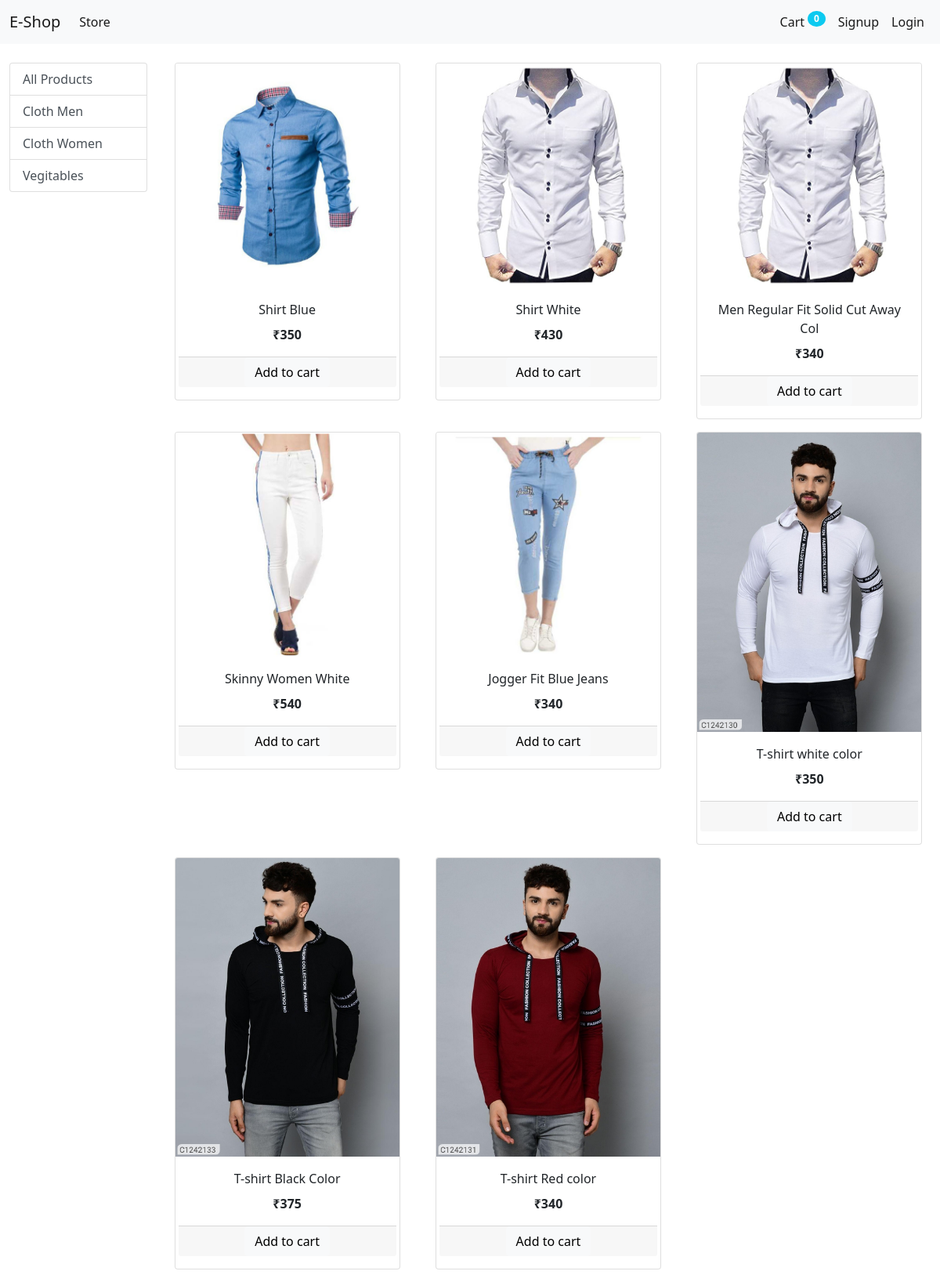
The page / on the database its author committed.
### store/models/category.py (models this page shows, shortened)
class Category(models.Model):
    name = models.CharField(max_length=20)
    @staticmethod
    def get_all_categories():
        return Category.objects.all()

### store/models/product.py (models this page shows, shortened)
class Product(models.Model):
    name = models.CharField(max_length=50)
    price = models.IntegerField(default=0)
    category = models.ForeignKey(Category, on_delete=models.CASCADE, default=1)
    description = models.CharField(max_length=200, default='', null=True, blank=True)
    image = models.ImageField(upload_to='product_img/')
    @staticmethod
    def get_all_product():
        return Product.objects.all()
    def __str__(self):
        return self.name

### store/views/home.py (the view, shortened to what this page needs)
# urls.py: path('', Index.as_view(), name ='homepage'),
class Index(View):
    def get(self, request):
        cart = request.session.get('cart')
        if not cart:
            request.session['cart'] = {}
        products = None
        categories = Category.get_all_categories()
        categoryID = request.GET.get('category')
        if categoryID:
            products = Product.get_product_by_categoryid(categoryID)
        else:
            products = Product.get_all_product()
        data = {}
        data['products'] = products
        data['categories'] = categories
        print(request.session.get('customer_email'))
        return render(request, 'index.html', data)

### store/templatetags/cart.py (called while the page is built)
@register.filter(name = "is_in_cart")
def is_in_cart(product, cart):
    keys = cart.keys()
    for id in keys:
        if int(id) == product.id:
            return True
            print(type(id))
    print(product, cart)
    return False

### store/templatetags/custom_filter.py (called while the page is built)
@register.filter(name="currency")
def currency(number):
    return "₹" + str(number)

### store/templates/index.html (shortened to what this page needs)
{% extends 'base.html' %}
{% block content %}
{% load cart %}
{% load custom_filter %}
<div class="container-fluid mt-4">
  <div class="row justify-content-center">
    <div class="col-lg-2">
      <div class="list-group">
        <a href="/" class="list-group-item list-group-item-action" aria-current="true">
          All Products
        </a>
        {% for category in categories %}
        <a href="/?category={{category.id}}" class="list-group-item list-group-item-action" aria-current="true">
          {{category.name}}
        </a>
        {% endfor %}
      </div>
    </div>
    <div id="products" class="col-lg-10">
      <div class="row text-center">
        {% for product in products %}
        <div class="col-md-4">
          <div id="{{product.id}}" class="card mb-3 mx-auto" style="width: 18rem;">
            <img src="{{product.image.url}}" class="card-img-top" alt="...">
            <div class="card-body">
              <p class="card-title">{{product.name}}</p>
              <p class="card-text"><b>{{product.price|currency}}</b></p>
              <div class="card-footer p-0 row no-gutters">
                {% if product|is_in_cart:request.session.cart %}
                <form class="col-2" action="/#{{product.id}}" method="post">
                  {% csrf_token %}
                  <input type="text" hidden name="product" value="{{product.id}}">
                  <input type="text" hidden name="remove" value="True">
                  <input class="btn btn-block btn-secondary" type="submit" value="-">
                </form>
                <div class="text-center col">{{product|cart_quantity:request.session.cart}} in cart
                </div>
                <form class="col-2" action="/#{{product.id}}" method="post">
                  {% csrf_token %}
                  <input type="text" hidden name="product" value="{{product.id}}">
                  <input class="btn btn-block btn-secondary" type="submit" value="+">
                </form>
                {% else %}
                <form action="/#{{product.id}}" method="POST">
                  <input type="submit" class="btn btn-light btn-small" value="Add to cart">
                </form>
                {% endif %}
              </div>
            </div>
          </div>
        </div>
        {% endfor %}
      </div>
    </div>
  </div>
</div>
{% endblock %}

### store/templates/base.html (shortened to what this page needs)
<!doctype html>
<html lang="en">
  <head>
    <link href="https://cdn.jsdelivr.net/npm/bootstrap@5.0.0-beta1/dist/css/bootstrap.min.css" rel="stylesheet">
  </head>
  <body>
    <nav class="navbar navbar-expand-lg navbar-light bg-light">
      <div class="container-fluid">
        <a class="navbar-brand" href="/">E-Shop</a>
        <div class="collapse navbar-collapse" id="navbarSupportedContent">
          <ul class="navbar-nav me-auto mb-2 mb-lg-0">
            <li class="nav-item">
              <a class="nav-link active" aria-current="page" href="#">Store</a>
            </li>
          </ul>
          <ul class="navbar-nav mb-2 mb-lg-0">
          <li class="nav-item">
              <a class="nav-link active" aria-current="page" href="/cart">Cart <sup class="badge bg-info rounded-circle">{{request.session.cart.keys|length}}</sup> </a>
            </li>
          {% if request.session.customer %}
          <li class="nav-item">
              <a class="nav-link active" aria-current="page" href="/order">Order</a>
            </li>
            <li class="nav-item">
              <a class="nav-link active" aria-current="page" href="/logout">Logout</a>
            </li>
          {% else %}
            <li class="nav-item">
              <a class="nav-link active" aria-current="page" href="/signup">Signup</a>
            </li>
            <li class="nav-item">
              <a class="nav-link active" aria-current="page" href="/login">Login</a>
            </li>
          {% endif %}
          </ul>
        </div>
      </div>
    </nav>
{% block content %} {% endblock %}
  </body>
</html>

### rows shown on the page
Category: name "Cloth Men"
Category: name "Cloth Women"
Category: name "Vegitables"
Product: {{ product.id }} 1 (drawn), image (picture), name "Shirt Blue", price "₹350"
Product: image (picture), name "Shirt White", price "₹430"
Product: image (picture), name "Men Regular Fit Solid Cut Away Col", price "₹340"
Product: image (picture), name "Skinny Women White", price "₹540"
Product: image (picture), name "Jogger Fit Blue Jeans", price "₹340"
Product: image (picture), name "T-shirt white color", price "₹350"
Product: image (picture), name "T-shirt Black Color", price "₹375"
Product: image (picture), name "T-shirt Red color", price "₹340"

### other values the page prints
{{ request.session.cart.keys|length }} "0"
